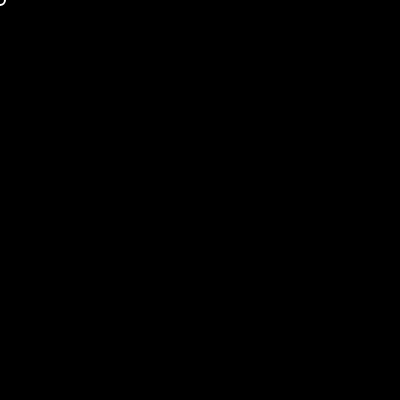
Frame 1 (no input)
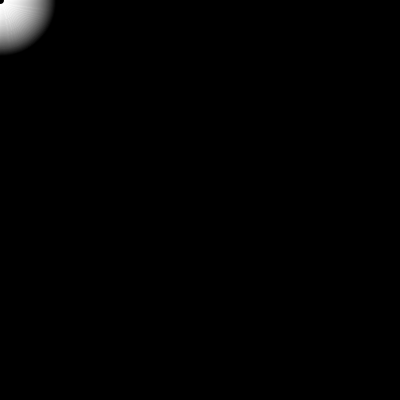
Frame 60 (no input)
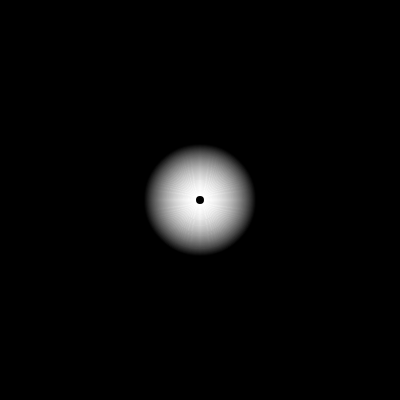
Frame 120 (the mouse pressed at the canvas centre since frame 60)

The p5.js sketch that drew these frames (run headless with seeded random() and noise() and a simulated clock; from frame 60 on, the mouse is pressed at the canvas centre):

// p5.js sketch
// ── sketch.js
let ripples = [];
var r;
var g;
var b;

function setup() {
  createCanvas(400, 400);
  noFill(255,255,255);
  stroke(255, 255, 255); // Blue color for the ripples
  strokeWeight(2);
  frameRate(25);

}

function draw() {
  background(0);
  
  
    ripples.push({ x: mouseX, y: mouseY, size: 10, alpha: 255 });

  
  // Draw and update all ripples
  for (let i = ripples.length - 1; i >= 0; i--) {
    let ripple = ripples[i];
    stroke(255, 255, 255, ripple.alpha);
    ellipse(ripple.x, ripple.y, ripple.size);
    
    // Update ripple properties
    ripple.size += 2; // Increase size
    ripple.alpha -= 5; // Decrease alpha (fade out)
    
    // Remove ripple if it's completely faded
    if (ripple.alpha <= 0) {
      ripples.splice(i, 1);
    }
  }
}
